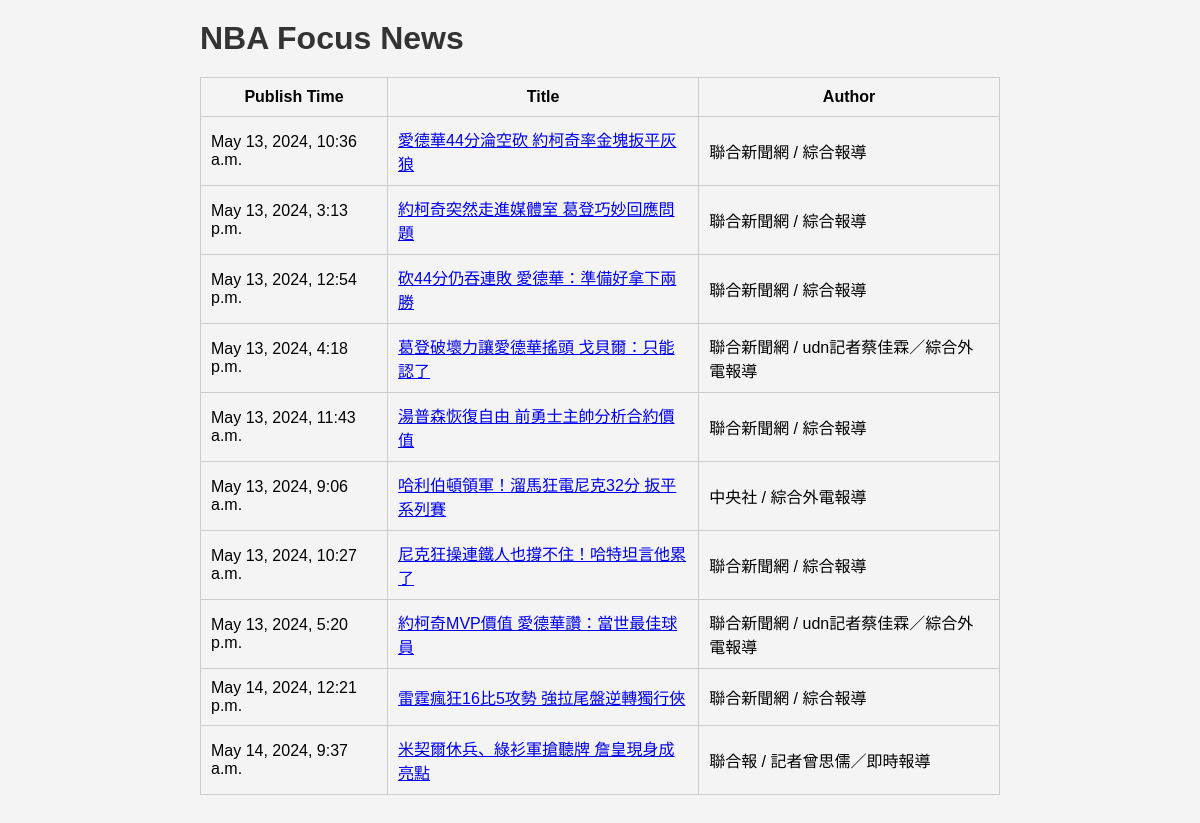
The page /nba/ on the database its author committed.
### warehouse/models.py (models this page shows, shortened)
class UdnFocus(models.Model):
    title = models.CharField(max_length= 127)
    author = models.CharField(max_length=64, default='Unknown')
    publish_time = models.DateTimeField(default=datetime.datetime.now)
    content = models.TextField()

### warehouse/views.py (the view)
# urls.py: path('', api.news_list, name='news-list'),
def list(request):
    news = UdnFocus.objects.all().values()
    template = loader.get_template("list.html")
    context = {
        'news': news
    }
    return HttpResponse(template.render(context, request))

### warehouse/templates/list.html (shortened to what this page needs)
{% load static %}
<!DOCTYPE html>
<html lang="en">
  <head>
    <link rel="stylesheet" href="{% static 'css/styles.css' %}" />
  </head>
  <body>
    <div class="container">
      <h1>NBA Focus News</h1>
      <table>
        <tr>
          <th>Publish Time</th>
          <th>Title</th>
          <th>Author</th>
        </tr>
        {% for x in news %}
        <tr>
          <td>{{ x.publish_time }}</td>
          <td><a href="content/{{ x.id }}">{{ x.title }}</a></td>
          <td>{{ x.author }}</td>
        </tr>
        {% endfor %}
      </table>
    </div>
  </body>
</html>

### warehouse/templates/static/css/styles.css (style rules this page uses)
body, h1, p, table { margin: 0; padding: 0; }
body { font-family: Arial, sans-serif; background-color: #f4f4f4; }
.container { max-width: 800px; margin: 0 auto; padding: 20px; }
h1 { margin-bottom: 20px; color: #333; }
table { width: 100%; border-collapse: collapse; margin-bottom: 20px; }
table, th, td { border: 1px solid #ccc; }
th, td { padding: 10px; }

### rows shown on the page
UdnFocus: publish_time "May 13, 2024, 10:36 a.m.", title "愛德華44分淪空砍 約柯奇率金塊扳平灰狼", author "聯合新聞網 / 綜合報導"
UdnFocus: publish_time "May 13, 2024, 3:13 p.m.", title "約柯奇突然走進媒體室 葛登巧妙回應問題", author "聯合新聞網 / 綜合報導"
UdnFocus: publish_time "May 13, 2024, 12:54 p.m.", title "砍44分仍吞連敗 愛德華：準備好拿下兩勝", author "聯合新聞網 / 綜合報導"
UdnFocus: publish_time "May 13, 2024, 4:18 p.m.", title "葛登破壞力讓愛德華搖頭 戈貝爾：只能認了", author "聯合新聞網 / udn記者蔡佳霖／綜合外電報導"
UdnFocus: publish_time "May 13, 2024, 11:43 a.m.", title "湯普森恢復自由 前勇士主帥分析合約價值", author "聯合新聞網 / 綜合報導"
UdnFocus: publish_time "May 13, 2024, 9:06 a.m.", title "哈利伯頓領軍！溜馬狂電尼克32分 扳平系列賽", author "中央社 / 綜合外電報導"
UdnFocus: publish_time "May 13, 2024, 10:27 a.m.", title "尼克狂操連鐵人也撐不住！哈特坦言他累了", author "聯合新聞網 / 綜合報導"
UdnFocus: publish_time "May 13, 2024, 5:20 p.m.", title "約柯奇MVP價值 愛德華讚：當世最佳球員", author "聯合新聞網 / udn記者蔡佳霖／綜合外電報導"
UdnFocus: publish_time "May 14, 2024, 12:21 p.m.", title "雷霆瘋狂16比5攻勢 強拉尾盤逆轉獨行俠", author "聯合新聞網 / 綜合報導"
UdnFocus: publish_time "May 14, 2024, 9:37 a.m.", title "米契爾休兵、綠衫軍搶聽牌 詹皇現身成亮點", author "聯合報 / 記者曾思儒／即時報導"
